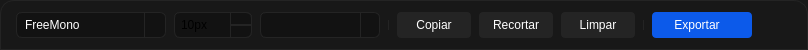
             <widget class="QWidget" name="widget_3" native="true">
              <property name="minimumSize">
               <size>
                <width>0</width>
                <height>50</height>
               </size>
              </property>
              <property name="maximumSize">
               <size>
                <width>16777215</width>
                <height>50</height>
               </size>
              </property>
              <property name="font">
               <font>
                <fontweight>Black</fontweight>
               </font>
              </property>
              <property name="styleSheet">
               <string notr="true">QWidget{
	background-color: rgb(24, 24, 24);
	border: 1px solid #242424;
	border-bottom-left-radius: 0px;
    border-bottom-right-radius: 0px;
    border-top-left-radius: 14px;
    border-top-right-radius: 14px;
}

 QPushButton {
        background-color: #1A1A1A;
        color: white;
        font-size: 12px;
		border: 0px solid #242424;
    }
</string>
              </property>
              <layout class="QHBoxLayout" name="horizontalLayout">
               <property name="spacing">
                <number>8</number>
               </property>
               <property name="leftMargin">
                <number>16</number>
               </property>
               <property name="topMargin">
                <number>8</number>
               </property>
               <property name="rightMargin">
                <number>16</number>
               </property>
               <property name="bottomMargin">
                <number>8</number>
               </property>
               <item>
                <widget class="QFontComboBox" name="cmbFonte">
                 <property name="minimumSize">
                  <size>
                   <width>120</width>
                   <height>26</height>
                  </size>
                 </property>
                 <property name="maximumSize">
                  <size>
                   <width>150</width>
                   <height>26</height>
                  </size>
                 </property>
                 <property name="styleSheet">
                  <string notr="true">QComboBox {
    background-color: #121212;
    border: 1px solid #242424;
    border-radius: 6px;
    color: #ffffff;
    font-size: 12px;
	padding-left: 8px
}

/* Botão da seta */
QComboBox::drop-down {
    width: 20px;
    border-left: 1px solid #242424;
    background-color: #121212;
    border-top-right-radius: 6px;
    border-bottom-right-radius: 6px;
}

/* Ícone da seta */
QComboBox::down-arrow {
    /*image: url(&quot;resources/icons/arrow.png&quot;);*/
    width: 14px;
    height: 14px;
}

/* Quando estiver aberto */
QComboBox::down-arrow:on {
  /*  image: url(&quot;resources/icons/arrow.png&quot;);  aqui você pode trocar por uma seta invertida */
}

/* Lista suspensa */
QComboBox QAbstractItemView {
    background-color: #1e1e1e;
    border: 1px solid #242424;
    selection-background-color: #067EEE;
    selection-color: #ffffff;
    padding: 4px;
}
</string>
                 </property>
                 <property name="editable">
                  <bool>false</bool>
                 </property>
                 <property name="currentText">
                  <string>Courier</string>
                 </property>
                 <property name="currentIndex">
                  <number>3</number>
                 </property>
                 <property name="frame">
                  <bool>true</bool>
                 </property>
                 <property name="labelDrawingMode">
                  <enum>QComboBox::LabelDrawingMode::UseStyle</enum>
                 </property>
                 <property name="fontFilters">
                  <set>QFontComboBox::FontFilter::MonospacedFonts</set>
                 </property>
                 <property name="currentFont">
                  <font>
                   <family>Courier</family>
                   <pointsize>10</pointsize>
                  </font>
                 </property>
                </widget>
               </item>
               <item>
                <widget class="QSpinBox" name="spnFontSize">
                 <property name="minimumSize">
                  <size>
                   <width>78</width>
                   <height>26</height>
                  </size>
                 </property>
                 <property name="maximumSize">
                  <size>
                   <width>78</width>
                   <height>26</height>
                  </size>
                 </property>
                 <property name="styleSheet">
                  <string notr="true">QSpinBox {
	background-color: rgb(18, 18, 18);
    border: 1px solid #242424;
    border-radius: 6px;
	font-size: 12px;
	padding-left: 4px
}

/* Botão de aumentar */
QSpinBox::up-button {
    subcontrol-origin: border;
    subcontrol-position: top right; /* canto direito superior */
 	border: 1px solid #242424;
    width: 20px;
    background: #121212;
    border-top-right-radius: 6px;
}

/* Botão de diminuir */
QSpinBox::down-button {
    subcontrol-origin: border;
    subcontrol-position: bottom right; /* canto direito inferior */
	border: 1px solid #242424;
    width: 20px;
    background: #121212;
    border-bottom-right-radius: 6px;
}

/* Ícones (setinhas) */
QSpinBox::up-arrow {
    image: url(up.png);  /* use seu ícone */
    width: 10px;
    height: 8px;
}

QSpinBox::down-arrow {
    image: url(down.png);
    width: 10px;
    height: 10px;
}
</string>
                 </property>
                 <property name="suffix">
                  <string>px</string>
                 </property>
                 <property name="minimum">
                  <number>6</number>
                 </property>
                 <property name="maximum">
                  <number>32</number>
                 </property>
                 <property name="value">
                  <number>10</number>
                 </property>
                </widget>
               </item>
               <item>
                <widget class="QComboBox" name="cmbTextColor">
                 <property name="minimumSize">
                  <size>
                   <width>120</width>
                   <height>26</height>
                  </size>
                 </property>
                 <property name="maximumSize">
                  <size>
                   <width>120</width>
                   <height>26</height>
                  </size>
                 </property>
                 <property name="styleSheet">
                  <string notr="true">QComboBox {
    background-color: #121212;
    border: 1px solid #242424;
    border-radius: 6px;
    color: #ffffff;
    font-size: 12px;
	padding-left: 8px
}

/* Botão da seta */
QComboBox::drop-down {
    width: 18px;
    border-left: 1px solid #242424;
    background-color: #121212;
    border-top-right-radius: 6px;
    border-bottom-right-radius: 6px;
}

/* Ícone da seta */
QComboBox::down-arrow {
    image: url(&quot;resources/icons/arrow.png&quot;);
    width: 14px;
    height: 14px;
}

/* Quando estiver aberto */
QComboBox::down-arrow:on {
    image: url(&quot;resources/icons/arrow.png&quot;); /* aqui você pode trocar por uma seta invertida */
}

/* Lista suspensa */
QComboBox QAbstractItemView {
    background-color: #1e1e1e;
    border: 1px solid #242424;
    selection-background-color: #067EEE;
    selection-color: #ffffff;
    padding: 4px;
}
</string>
                 </property>
                </widget>
               </item>
               <item>
                <widget class="Line" name="line_3">
                 <property name="maximumSize">
                  <size>
                   <width>1</width>
                   <height>10</height>
                  </size>
                 </property>
                 <property name="orientation">
                  <enum>Qt::Orientation::Vertical</enum>
                 </property>
                </widget>
               </item>
               <item>
                <widget class="QPushButton" name="btnCopiar">
                 <property name="minimumSize">
                  <size>
                   <width>74</width>
                   <height>26</height>
                  </size>
                 </property>
                 <property name="styleSheet">
                  <string notr="true">QPushButton{
	background-color: rgb(36, 36, 36);
	border: none;
	border-radius: 4px;
}

QPushButton::hover{
	background-color: rgb(28, 28, 28);
	border: 1px solid #242424;
	border-radius: 4px;
}</string>
                 </property>
                 <property name="text">
                  <string>Copiar</string>
                 </property>
                </widget>
               </item>
               <item>
                <widget class="QPushButton" name="btnRecortar">
                 <property name="minimumSize">
                  <size>
                   <width>74</width>
                   <height>26</height>
                  </size>
                 </property>
                 <property name="styleSheet">
                  <string notr="true">QPushButton{
	background-color: rgb(36, 36, 36);
	border: none;
	border-radius: 4px;
}

QPushButton::hover{
	background-color: rgb(28, 28, 28);
	border: 1px solid #242424;
	border-radius: 4px;
}</string>
                 </property>
                 <property name="text">
                  <string>Recortar</string>
                 </property>
                </widget>
               </item>
               <item>
                <widget class="QPushButton" name="pushButton_7">
                 <property name="minimumSize">
                  <size>
                   <width>74</width>
                   <height>26</height>
                  </size>
                 </property>
                 <property name="styleSheet">
                  <string notr="true">QPushButton{
	background-color: rgb(36, 36, 36);
	border: none;
	border-radius: 4px;
}

QPushButton::hover{
	background-color: rgb(28, 28, 28);
	border: 1px solid #242424;
	border-radius: 4px;
}</string>
                 </property>
                 <property name="text">
                  <string>Limpar</string>
                 </property>
                </widget>
               </item>
               <item>
                <widget class="Line" name="line">
                 <property name="maximumSize">
                  <size>
                   <width>1</width>
                   <height>10</height>
                  </size>
                 </property>
                 <property name="orientation">
                  <enum>Qt::Orientation::Vertical</enum>
                 </property>
                </widget>
               </item>
               <item>
                <widget class="QPushButton" name="pushButton_8">
                 <property name="minimumSize">
                  <size>
                   <width>100</width>
                   <height>26</height>
                  </size>
                 </property>
                 <property name="font">
                  <font>
                   <pointsize>-1</pointsize>
                   <fontweight>DemiBold</fontweight>
                  </font>
                 </property>
                 <property name="layoutDirection">
                  <enum>Qt::LayoutDirection::RightToLeft</enum>
                 </property>
                 <property name="styleSheet">
                  <string notr="true">QPushButton{
	background-color: rgb(12, 90, 234);
	border: none;
	border-radius: 4px;
}

QPushButton::hover{
	background-color: rgb(5, 72, 197);
	border: none;
	border-radius: 4px;
}</string>
                 </property>
                 <property name="text">
                  <string>Exportar   </string>
                 </property>
                 <property name="icon">
                  <iconset resource="../assets/icons/resource_icons.qrc">
                   <normaloff>:/icons/export.svg</normaloff>:/icons/export.svg</iconset>
                 </property>
                </widget>
               </item>
               <item>
                <spacer name="horizontalSpacer_2">
                 <property name="orientation">
                  <enum>Qt::Orientation::Horizontal</enum>
                 </property>
                 <property name="sizeHint" stdset="0">
                  <size>
                   <width>40</width>
                   <height>20</height>
                  </size>
                 </property>
                </spacer>
               </item>
              </layout>
             </widget>
